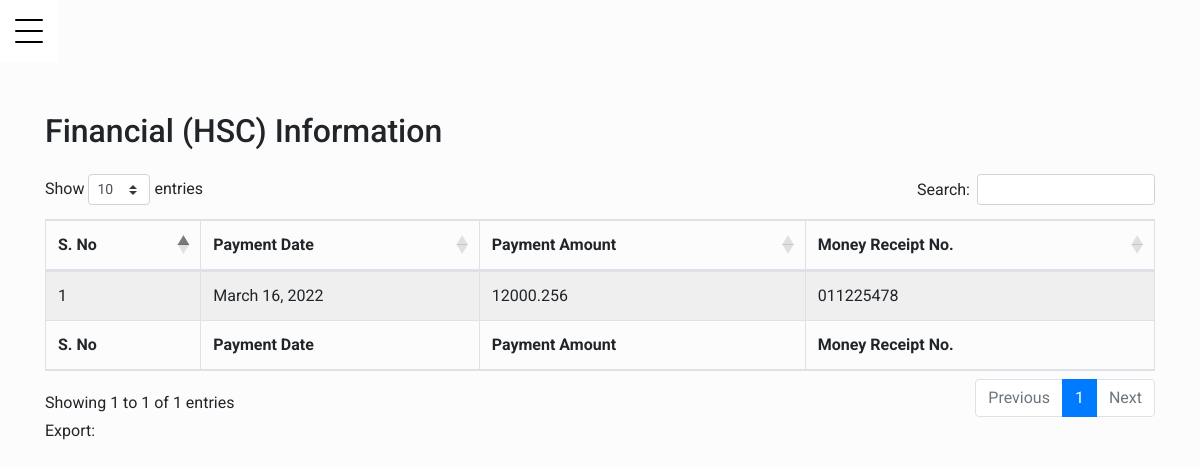
The page /student_portal/financialcollege/ (signed in) on the database its author committed.
### std_portal/models.py (models this page shows, shortened)
class FinancialCollege(models.Model):
    student = models.ForeignKey(
        StudentRegistrationCollage, on_delete=models.CASCADE, null=True)
    payment_date = models.DateField(null=True, default=now)
    payment_amount = models.FloatField(null=True, default=0.0)
    money_receipt_no = models.CharField(max_length=120, null=True)
    comment = models.CharField(max_length=120, blank=True, null=True)
    class Meta:
        verbose_name = 'Financial (HSC)'
        verbose_name_plural = 'Financial (HSC)'
        ordering = ['-id']

### std_portal/views.py (the view)
# urls.py: path('financialcollege/',views.financial_college_view,name='financialcollege'),
@login_required(login_url='login')
def financial_college_view(request):
    clgFinancialObj = FinancialCollege.objects.filter(student = request.user.studentregistrationcollage)
    context = {
        'clgFinancialObj': clgFinancialObj
    }
    return render(request, 'std_portal/financialclg.html',context)

### app_main/custom_context_processor.py (called while the page is built)
def miscellaneous_common_data(request):
    contact = ContactInformationModel.objects.all().last()
    footer = FooterInformationModel.objects.all().last()
    context = {
        "contact": contact,
        "footer": footer,
    }
    return context

### std_portal/custom_context_processor.py (called while the page is built)
def get_profile_image(request):
    student = ''
    if hasattr(request.user, 'studentregistrationuni' ):
        student = 'uni'
    elif hasattr(request.user, 'studentregistrationcollage'):
        student = 'clg'
    context = {
        'student': student
    }
    return context

### std_portal/templates/std_portal/financialclg.html (shortened to what this page needs)
{% extends 'std_portal/base.html' %}
{% load static %}
{% block main %}
<div class="row justify-content-center">
    <div class="col-md-12 mb-3">
        <h2>Financial (HSC) Information</h2>
    </div>
    <div class="col-md-12 table-responsive">
        <table id="example" class="table table-striped table-bordered" style="width:100%">
            <thead>
                <tr>
                    <th>S. No</th>
                    <th>Payment Date</th>
                    <th>Payment Amount</th>
                    <th>Money Receipt No.</th>
                </tr>
            </thead>
            <tbody>
                {% for obj in clgFinancialObj %}
                <tr>
                    <td>{{ forloop.counter }}</td>
                    <td>{{obj.payment_date}}</td>
                    <td>{{obj.payment_amount}}</td>
                    <td>{{obj.money_receipt_no}}</td>
                </tr>
                {% endfor %}
            </tbody>
            <tfoot>
                <tr>
                    <th>S. No</th>
                    <th>Payment Date</th>
                    <th>Payment Amount</th>
                    <th>Money Receipt No.</th>
                </tr>
            </tfoot>
        </table>
    </div>
    <div class="col-md-12">
        <div class="export">
            <span>Export: </span>
        </div>
    </div>
</div>
{% endblock main %}

### static/assets/std_portal/css/style.css (style rules this page uses)
body { font-family: "Roboto", -apple-system, BlinkMacSystemFont, "Segoe UI", Roboto, "Helvetica Neue", Arial, "Noto Sans", sans-serif, "Apple Color Emoji", "Segoe UI Emoji", "Segoe UI Symbol", "Noto Color Emoji"; background-color: #fcfcfc; }
h1, h2, h3, h4, h5, h6, .h1, .h2, .h3, .h4, .h5, .h6 { font-family: "Roboto", -apple-system, BlinkMacSystemFont, "Segoe UI", Roboto, "Helvetica Neue", Arial, "Noto Sans", sans-serif, "Apple Color Emoji", "Segoe UI Emoji", "Segoe UI Symbol", "Noto Color Emoji"; }
body { position: relative; }
body:before { position: fixed; content: ""; z-index: 1; top: 0; left: 0; right: 0; bottom: 0; background-color: rgba(0, 0, 0, 0.25); opacity: 0; visibility: hidden; -webkit-transition: .3s all ease-in-out; transition: .3s all ease-in-out; }

### rows shown on the page
FinancialCollege: payment_date "March 16, 2022", payment_amount "12000.256", money_receipt_no "011225478"
